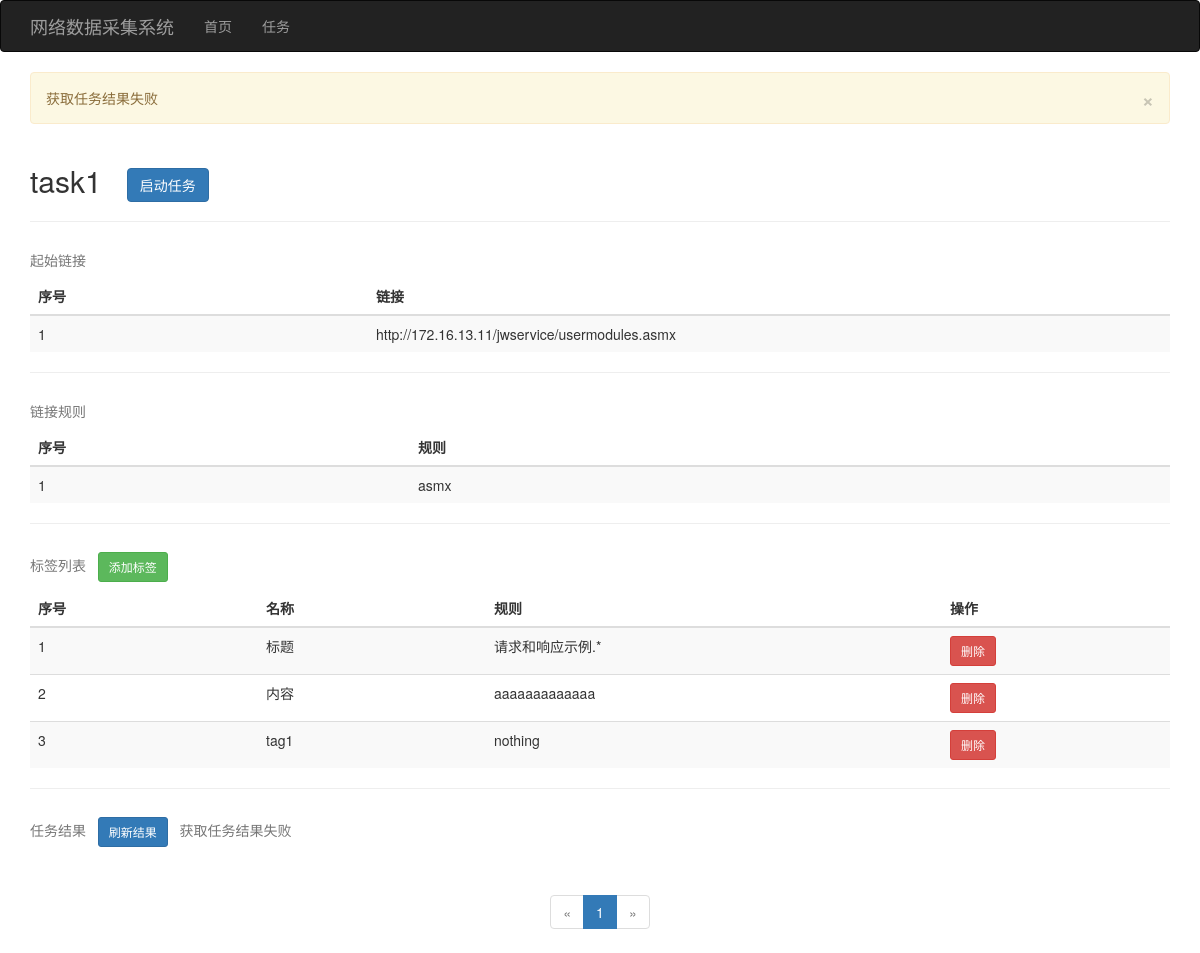
/task/id/1, run on an earlier commit of the app's database.
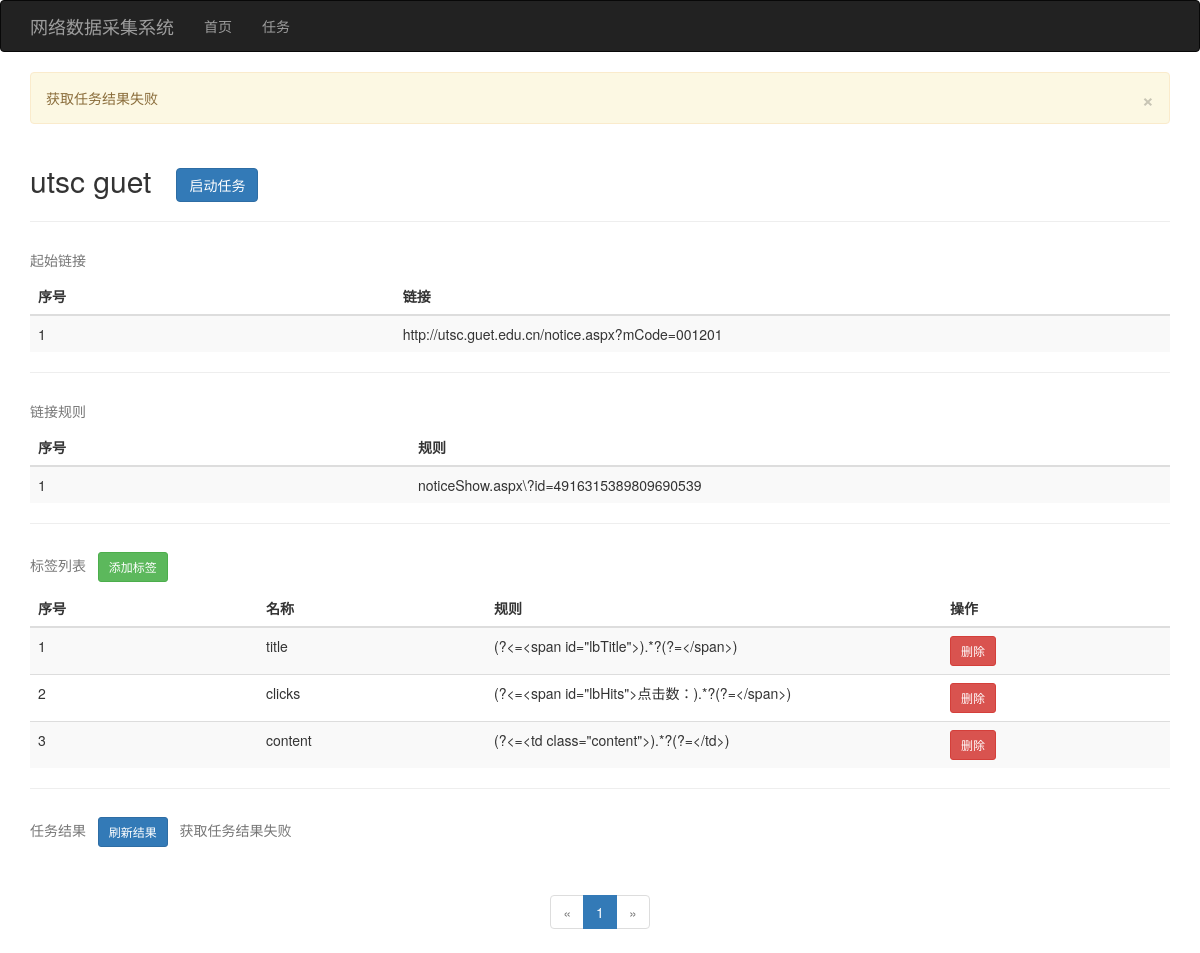
And on a later commit of the database.
### app/models.py (models this page shows)
class Task(db.Model):
    __tablename__ = 'tasks'
    id = db.Column(db.Integer, primary_key=True)
    name = db.Column(db.String)
    status = db.Column(db.Integer, default=0, nullable=True)
    headers = db.Column(db.String, nullable=True)
    proxy = db.Column(db.String, nullable=True)
    thread_num = db.Column(db.Integer, default=1)
    delay_ms = db.Column(db.Integer, default=-1)
    urls = db.relationship('Url', backref='task', lazy='dynamic', cascade="all, delete-orphan")
    tags = db.relationship('Tag', backref='task', lazy='dynamic', cascade="all, delete-orphan")
    results = db.relationship('Result', backref='task', lazy='dynamic', cascade="all, delete-orphan")

class Url(db.Model):
    __tablename__ = 'urls'
    id = db.Column(db.Integer, primary_key=True)
    type = db.Column(db.Integer, default=0)
    level = db.Column(db.Integer, default=0)
    rule1 = db.Column(db.String)
    rule2 = db.Column(db.String, nullable=True)
    exclude = db.Column(db.String, nullable=True)
    include = db.Column(db.String, nullable=True)
    task_id = db.Column(db.Integer, db.ForeignKey('tasks.id'))

class Tag(db.Model):
    __tablename__ = 'tags'
    id = db.Column(db.Integer, primary_key=True)
    name = db.Column(db.String)
    rule1 = db.Column(db.String)
    rule2 = db.Column(db.String, nullable=True)
    exclude = db.Column(db.String, nullable=True)
    include = db.Column(db.String, nullable=True)
    type = db.Column(db.Integer, default=0)
    items = db.relationship('Item', backref='tag', lazy='dynamic', cascade="all, delete-orphan")
    task_id = db.Column(db.Integer, db.ForeignKey('tasks.id'))

### app/task/views.py (the view)
@task.route('/id/<task_id>')
def detail(task_id):
    page, size = get_page_info_from_arg()
    try:
        task = db.session.query(Task).filter(Task.id == task_id).one()
    except:
        abort(404)
    tags = Tag.query.filter(Tag.task == task).all()
    start_urls = Url.query.filter(Url.task == task, Url.type == 0).all()
    link_rules = Url.query.filter(Url.task == task, Url.type != 0).all()
    return render_template('task/detail.html', task=task, tags=tags,
                           start_urls=start_urls, link_rules=link_rules, new_tag_form=NewTagForm(),
                           page=page, size=size)

### app/task/views.py (called while the page is built)
def get_page_info_from_arg():
    page = request.args.get('page', 1)
    size = request.args.get('size', 20)
    try:
        page = int(page)
        size = int(size)
        if page < 1 or size < 0:
            abort(400)
    except:
        abort(400)
    return page, size

### app/templates/task/detail.html (shortened to what this page needs)
{% extends "base.html" %}
{% import "bootstrap/wtf.html" as wtf %}
{% from "_formhelpers.html" import render_field, with_errors %}
{% block styles %}
    {{ super() }}
{% endblock %}
{% block page_content %}
    <div class="page-header">
        <h2>{{ task.name }} &nbsp;
            <a class="btn btn-primary" role="button" href="{{ url_for('task.start', task_id=task.id) }}">启动任务</a></h2>
    </div>
    <table class="table table-striped">
        <caption>起始链接</caption>
        <thead>
        <tr>
            <th class="col-sm-1">序号</th>
            <th class="col-sm-2">链接</th>
        </tr>
        </thead>
        <tbody>
        {% for i in range(start_urls|count) %}
            <tr>
                <td>{{ i + 1 }}</td>
                <td>{{ start_urls[i].rule1 }}</td>
            </tr>
        {% endfor %}
        </tbody>
    </table>
    <hr>
    <table class="table table-striped">
        <caption>链接规则</caption>
        <thead>
        <tr>
            <th class="col-sm-1">序号</th>
            <th class="col-sm-2">规则</th>
        </tr>
        </thead>
        <tbody>
        {% for i in range(link_rules|count) %}
            <tr>
                <td>{{ i + 1 }}</td>
                <td>{{ link_rules[i].rule1 }}</td>
            </tr>
        {% endfor %}
        </tbody>
    </table>
    <hr>
    <table class="table table-striped">
        <caption>标签列表 &nbsp;
            <button class="btn btn-success btn-sm" data-toggle="modal"
                    data-target="#add_tag_modal">添加标签
            </button>
        </caption>
        <thead>
        <tr>
            <th class="col-sm-1">序号</th>
            <th class="col-sm-1">名称</th>
            <th class="col-sm-2">规则</th>
            <th class="col-sm-1">操作</th>
        </tr>
        </thead>
        <tbody id="tags_list">
        {% for i in range(tags|count) %}
            <tr>
                <td>{{ i + 1 }}</td>
                <td> {{ tags[i].name }} </td>
                <td> {{ tags[i].rule1 }} </td>
                <td><a class="btn btn-danger btn-sm" role="button"
                       href="{{ url_for('task.remove_tag', task_id=task.id, tag_id=tags[i].id) }}">删除</a></td>
            </tr>
        {% endfor %}
        </tbody>
    </table>
    <hr>
    <table id="result_table" class="table table-striped">
        <caption>任务结果 &nbsp;
            <button id="btn_refresh_result" class="btn btn-primary btn-sm">刷新结果</button>
            <span>loading...</span>
        </caption>
    </table>
    <div class="text-center">
        <nav>
            <ul class="pagination">
                <li id="previous" class="disabled">
                    <a href="javascript:void(0);" aria-label="Previous">
                        <span aria-hidden="true">&laquo;</span>
                    </a>
                </li>
                <li class="active">
                    <a href="#">1<span class="sr-only">(current)</span></a>
                </li>
                <li id="next" class="disabled">
                    <a href="javascript:void(0);" aria-label="Next">
                        <span aria-hidden="true">&raquo;</span>
                    </a>
                </li>
            </ul>
        </nav>
    </div>
{% endblock %}

### app/templates/base.html (shortened to what this page needs)
{% extends "bootstrap/base.html" %}
{% block head %}
    {{ super() }}
{% endblock %}
{% block navbar %}
    <div class="navbar navbar-inverse" role="navigation">
        <div class="container">
            <div class="navbar-header">
                <a class="navbar-brand" href="/">网络数据采集系统</a>
            </div>
            <div class="navbar-collapse collapse">
                <ul class="nav navbar-nav">
                    <li><a href="/">首页</a></li>
                </ul>
                <ul class="nav navbar-nav">
                    <li><a href="{{ url_for("task.index") }}">任务</a></li>
                </ul>
            </div>
        </div>
    </div>
{% endblock %}
{% block content %}
    <div class="container">
        <div id="message_box">
        </div>
        {% block page_content %}{% endblock %}
    </div>
{% endblock %}

What changed in the data, as far as the page shows it:
removed Url: rule1 "http://172.16.13.11/jwservice/usermodules.asmx"
removed Url: rule1 "asmx"
removed Tag: name "标题", rule1 "请求和响应示例.*"
removed Tag: name "内容", rule1 "aaaaaaaaaaaaa"
removed Tag: name "tag1", rule1 "nothing"
changed Task: name "task1" → "utsc guet"
now on this page (row edited): Url: rule1 "http://utsc.guet.edu.cn/notice.aspx?mCode=001201"
now on this page (row edited): Url: rule1 "noticeShow.aspx\\?id=4916315389809690539"
now on this page (row edited): Tag: name "title", rule1 "(?<=<span id=\"lbTitle\">).*?(?=</span>)"
added Tag: name "clicks", rule1 "(?<=<span id=\"lbHits\">点击数：).*?(?=</span>)"
added Tag: name "content", rule1 "(?<=<td class=\"content\">).*?(?=</td>)"
Also different on the page:
new list line: "1"
new list line: "1 删除"
new list line: "2 删除"
new list line: "3 删除"
list line gone: "1"
list line gone: "1 删除"
list line gone: "2 删除"
list line gone: "3 删除"
